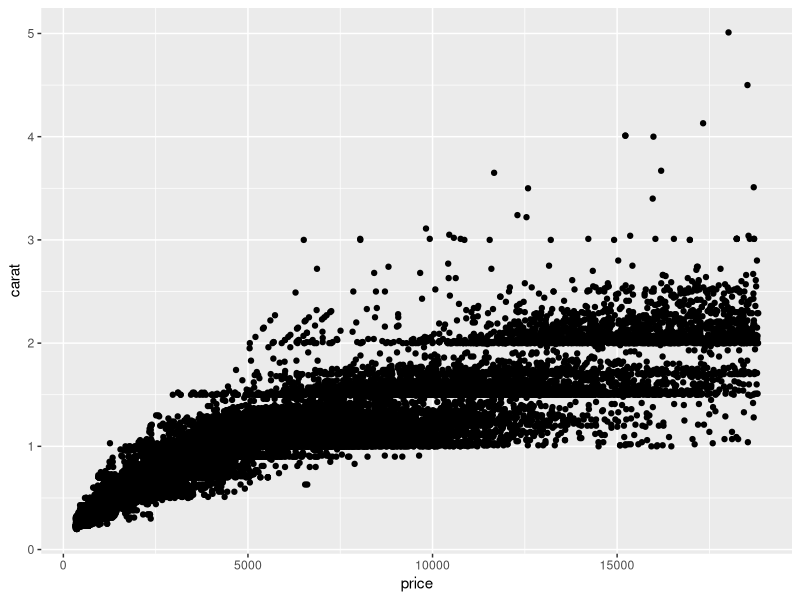
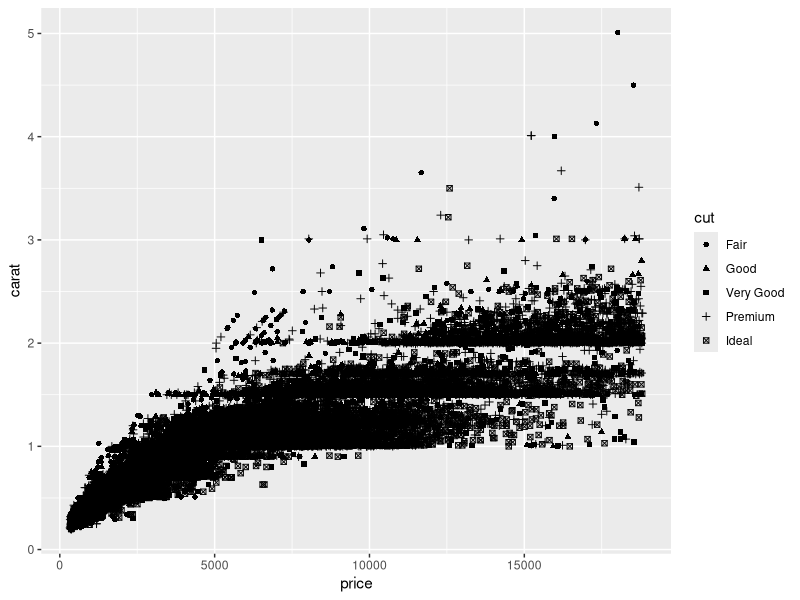

Write the R code that produced these figures, in order.
## ---- chunk 1
library(tidyverse)
## ---- chunk 2
## TASK: Plot `price` vs `carat` below
## Your code here!

ggplot(            # 1. Starting a ggplot
  data = diamonds  # 2. Dataset to visualize
) +                # 3. Adding elements to the plot
  geom_point(      # 4. Geometry
    mapping = aes( # 5. `Aes`thetic mapping
      x = price,   # 5.1. Mapping the `x` variable
      y = carat    # 5.2. Mapping the `y` variable
    )
  )


## ---- chunk 3
## TASK: Plot `price`, `carat`, and `cut` below
## Your code here!

ggplot(            # 1. Starting a ggplot
  data = diamonds  # 2. Dataset to visualize
) +                # 3. Adding elements to the plot
  geom_point(      # 4. Geometry
    mapping = aes( # 5. `Aes`thetic mapping
      x = price,   # 5.1. Mapping the `x` variable
      y = carat,    # 5.2. Mapping the `y` variable
      shape = cut
    )
  )

